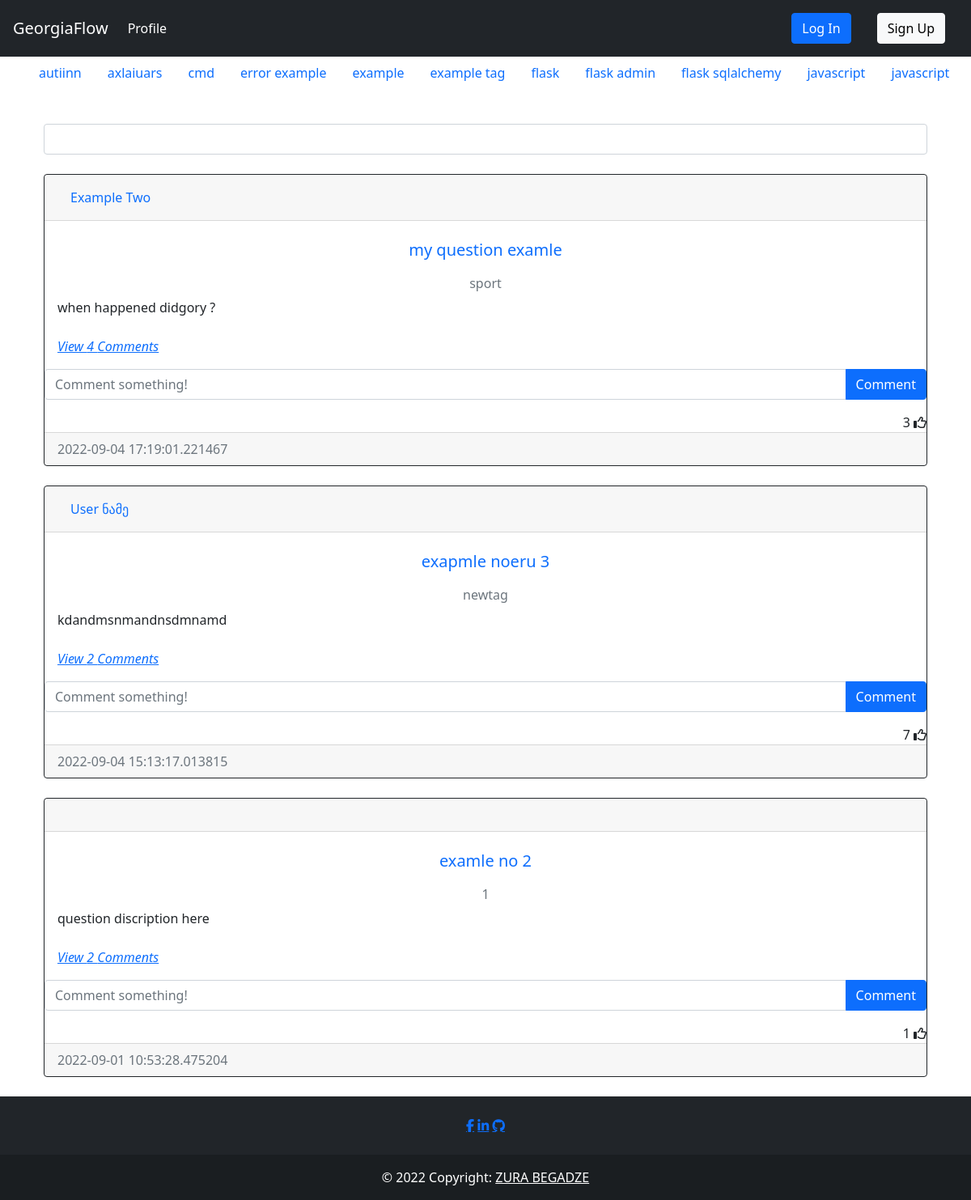
/index, run on the app's committed database.
### question/models.py (models this page shows, shortened)
class Tag(db.Model):
    __tablename__='tag'
    id =db.Column(db.Integer, primary_key=True)
    name = db.Column(db.String(15), nullable = False, unique=True, index=True)
    date_created = db.Column(db.DateTime, default = datetime.utcnow())
    author = db.Column(db.Integer, db.ForeignKey('user.id', ondelete="CASCADE"), nullable=False)

class Post(db.Model):
    __tablename__='post'
    id = db.Column(db.Integer, primary_key=True)
    heading = db.Column(db.String(50), nullable = False, index=True, unique=True)
    text = db.Column(db.Text, nullable=False)
    date_created = db.Column(db.DateTime, default = datetime.utcnow())
    tags = db.Column(db.String, db.ForeignKey('tag.name', ondelete="CASCADE"), unique=False, nullable=False)
    author = db.Column(db.Integer, db.ForeignKey('user.id', ondelete="CASCADE"), nullable=False)
    comments = db.relationship('Comment', backref='post', passive_deletes=True)
    likes = db.relationship('Like', backref='post', passive_deletes=True)

### auth/models.py (models this page shows, shortened)
class User(db.Model, UserMixin):
    __tablename__ = 'user'
    id = db.Column(db.Integer, primary_key=True)
    fullname = db.Column(db.String(200), nullable = False, index=True)
    email = db.Column(db.String(100), nullable = False, unique = True, index=True)
    linkedin = db.Column(db.String(50), unique=True, nullable = False)
    github = db.Column(db.String(45), unique=True, nullable = False)
    date_created = db.Column(db.DateTime, default = datetime.utcnow())
    password_hash = db.Column(db.String(128))
    posts = db.relationship('Post', backref='user', passive_deletes=True)
    tags = db.relationship('Tag', backref='user', passive_deletes=True)
    comments = db.relationship('Comment', backref='user', passive_deletes=True)
    likes = db.relationship('Like', backref='user', passive_deletes=True)

### api/views.py (the view)
@api.route('/')
@api.route("/index")
def index():
    tags = Tag.query.order_by(Tag.name).all()
    posts = Post.query.order_by(desc(Post.date_created)).all()
    return render_template('index.html', posts=posts, tags=tags)

### templates/index.html (shortened to what this page needs)
{% extends 'base.html' %}
{% block content %}
    <div class="form-outline mb-4" style="margin-top:2.5%">
        <input type="search" class="form-control" id="datatable-search-input">
    </div>
    <div id="posts">
    {% for post in posts %}
    <div class="card border-dark">
        <div class="card-header d-flex justify-content-between align-items-center">
            <a class="nav-item nav-link active" href="{{ url_for('auth.get_user', user_id=post.user.id) }}">{{post.user.fullname}}</a>
            <br />
        </div>
        <div class="card-body">
            <a class="card-title nav-item nav-link text-center" href="{{ url_for('post.post_detail', post_id=post.id) }}"><h5 >{{post.heading}}</h5></a>
            <h6 class="card-subtitle mb-2 text-muted text-center">{{post.tags}}</h6>
            <div class="card-text ">{{post.text}}</div>
            <br />
            <p class="card-text">
                {% if post.comments|length > 0 %}
                <a data-bs-toggle="collapse" href="#comments-{{post.id}}" role="button">
                <cite title="Source" >View {{post.comments|length}} Comments</cite>
                </a>
                {% else %}
                <small class="text-muted">No Comments</small>
                {% endif %}
            </p>
        </div>
        <form class="input-group mb-3" method="POST" action="/create-comment/{{post.id}}" >
            <input type="text" id="text"  name="text" class="form-control" placeholder="Comment something!" />
            <button type="submit" class="btn btn-primary">Comment</button>
        </form>
        <div class="text-right">
            <span id="likes-count-{{post.id}}">{{ post.likes|length }}</span>
            {% if current_user.id in post.likes|map(attribute="author")|list %}
            <i class="fas fa-thumbs-up" id="like-button-{{post.id}}" onclick="like('{{post.id}}')"></i>
            {% else %}
            <i class="far fa-thumbs-up" id="like-button-{{post.id}}" onclick="like('{{post.id}}')"></i>
            {% endif %}
        </div>
        <div class="card-footer text-muted">{{post.date_created}}</div>
    </div>
    <br/ > {% endfor %}
    </div>
{% endblock %}

### templates/base.html (shortened to what this page needs)
<!DOCTYPE html>
<html lang="en">
    <head>
        <link rel="stylesheet" href="{{ url_for('static', filename='css/index.css')}}"></link>
        <link rel="stylesheet" href="https://cdn.jsdelivr.net/npm/bootstrap@5.2.0/dist/css/bootstrap.min.css"/>
        <link rel="stylesheet" href="https://cdn.jsdelivr.net/npm/bootstrap@4.6.2/dist/css/bootstrap.min.css"/>
        <link rel="stylesheet" href="https://cdn.jsdelivr.net/npm/bootstrap@4.1.3/dist/css/bootstrap.min.css"/>
        <link rel="stylesheet" href="https://cdn.jsdelivr.net/npm/bootstrap@5.0.2/dist/css/bootstrap.min.css"/>
    </head>
    <body>
        <nav class="navbar navbar-expand-lg   navbar-dark bg-dark">
            <a class="navbar-brand" href="{{ url_for('api.index') }}">GeorgiaFlow</a>
            <div class="collapse navbar-collapse" id="navbarTogglerDemo03">
                <ul class="navbar-nav mr-auto mt-2 mt-lg-0">
                    <li class="nav-item active">
                    <a class="nav-link" href="{{ url_for('auth.get_user', user_id=current_user.id) }}">Profile <span class="sr-only">(current)</span></a>
                    </li>
                </ul>
                {%if current_user.is_authenticated %}
                    <div class="btn-group" style="margin-right:5%">
                        <button type="button" class="btn btn-sm btn-secondary dropdown-toggle" data-bs-toggle="dropdown">{{current_user.fullname}}</button>
                        <ul class="dropdown-menu">
                            <li>
                                <a class="dropdown-item" href="{{ url_for('auth.get_user', user_id=current_user.id) }}">{{current_user.fullname}}</a>
                            </li>
                            <li>
                                <a class="dropdown-item" href="{{ url_for('auth.update', user_id=current_user.id) }}">Update Profile</a>
                            </li>
                            <li>
                                <a class="dropdown-item" href="{{ url_for('auth.update_password', user_id=current_user.id) }}">Update Password</a>
                            </li>
                            <div class="dropdown-divider"></div>
                            <a class="dropdown-item" href="{{ url_for('auth.logout') }}">Log Out</a>
                            </div>
                        </ul>
                    </div>
                {%else%}
                    <a class="nav-link" href="{{ url_for('auth.login') }}"><button type="button" class="btn btn-primary">Log In</button></a>
                    <a class="nav-link" href="{{ url_for('auth.signup') }}"><button type="button" class="btn btn-light">Sign Up</button></a>
                {%endif%}
            </div>
        </nav>
        <nav class="navtag ">
            <ul class="navtagul">
                {%for tag in tags%}
                    <li><a class="navtaga nav-link" href="{{ url_for('post.tag_posts', tag_name=tag.name) }}">{{tag.name}}</a></li>
                {%endfor%}
            </ul>
        </nav>
        <div class="container">{% block content %}{% endblock %}</div>
        {%block footer%}
        <footer class="bg-dark text-center text-white">
            <div class="container p-4 pb-0">
                <section class="mb-4">
                    <a href="https://www.facebook.com/zura.begadze.35/" class="fa fa-facebook"></a>
                    <a href="https://www.linkedin.com/in/zura-begadze/" class="fa fa-linkedin"></a>
                    <a href="https://github.com/papitokarlo" class="fa fa-github"></a>
            </section>
            </div>
            <div class="text-center p-3" style="background-color: rgba(0, 0, 0, 0.2);">
                © 2022 Copyright:
                <a class="text-white" href="">ZURA BEGADZE</a>
            </div>
        </footer>
        {%endblock%}
    </body>
</html>

### static/css/index.css (style rules this page uses)
.navtag { position: relative; overflow: hidden; scroll-behavior: smooth; }
.navtagul { display: flex; overflow: auto; list-style: none; text-align: center; white-space: nowrap; background-color: rgba(rgb(124, 116, 116), green, blue, alpha); }
.navtaga { display: block; padding: .5rem .75rem; overflow: hidden; background-color: rgba(rgb(119, 136, 127), green, blue, alpha); }

### data on the page
Tag: name "autiinn"
Tag: name "axlaiuars"
Tag: name "cmd"
Tag: name "error example"
Tag: name "example"
Tag: name "example tag"
Tag: name "flask"
Tag: name "flask admin"
Tag: name "flask sqlalchemy"
Tag: name "javascript"
Tag: name "javascript"
Post: user.fullname "Example Two", heading "my question examle", tags "sport", text "when happened didgory ?", comments|length "4", likes|length "3", date_created "2022-09-04 17:19:01.221467"
Post: user.fullname "User ნამე", heading "exapmle noeru 3", tags "newtag", text "kdandmsnmandnsdmnamd", comments|length "2", likes|length "7", date_created "2022-09-04 15:13:17.013815"
Post: heading "examle no 2", tags "1", text "question discription here", comments|length "2", likes|length "1", date_created "2022-09-01 10:53:28.475204"
